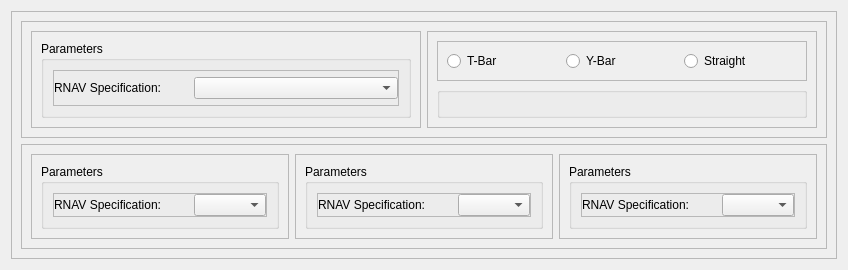
               <widget class="QWidget" name="tabInitial">
                <attribute name="title">
                 <string>Initial Approach</string>
                </attribute>
                <layout class="QHBoxLayout" name="horizontalLayout_12">
                 <item>
                  <widget class="QFrame" name="frame_6">
                   <property name="frameShape">
                    <enum>QFrame::StyledPanel</enum>
                   </property>
                   <property name="frameShadow">
                    <enum>QFrame::Raised</enum>
                   </property>
                   <layout class="QVBoxLayout" name="verticalLayout_2">
                    <item>
                     <widget class="QFrame" name="framI_22">
                      <property name="frameShape">
                       <enum>QFrame::StyledPanel</enum>
                      </property>
                      <property name="frameShadow">
                       <enum>QFrame::Raised</enum>
                      </property>
                      <layout class="QHBoxLayout" name="horizontalLayout_57">
                       <item>
                        <widget class="QFrame" name="frameIW">
                         <property name="frameShape">
                          <enum>QFrame::StyledPanel</enum>
                         </property>
                         <property name="frameShadow">
                          <enum>QFrame::Raised</enum>
                         </property>
                         <layout class="QVBoxLayout" name="verticalLayout_IW">
                          <item>
                           <widget class="QGroupBox" name="gbParamIW">
                            <property name="title">
                             <string>Parameters</string>
                            </property>
                            <layout class="QVBoxLayout" name="verticalLayout_ParamIW">
                             <item>
                              <widget class="QFrame" name="frame_RNVA_2">
                               <property name="enabled">
                                <bool>true</bool>
                               </property>
                               <property name="sizePolicy">
                                <sizepolicy hsizetype="Minimum" vsizetype="Preferred">
                                 <horstretch>0</horstretch>
                                 <verstretch>0</verstretch>
                                </sizepolicy>
                               </property>
                               <property name="frameShape">
                                <enum>QFrame::StyledPanel</enum>
                               </property>
                               <property name="frameShadow">
                                <enum>QFrame::Raised</enum>
                               </property>
                               <layout class="QHBoxLayout" name="horizontalLayout_19">
                                <property name="spacing">
                                 <number>0</number>
                                </property>
                                <property name="margin">
                                 <number>0</number>
                                </property>
                                <item>
                                 <widget class="QLabel" name="label_9">
                                  <property name="minimumSize">
                                   <size>
                                    <width>140</width>
                                    <height>0</height>
                                   </size>
                                  </property>
                                  <property name="maximumSize">
                                   <size>
                                    <width>140</width>
                                    <height>16777215</height>
                                   </size>
                                  </property>
                                  <property name="font">
                                   <font>
                                    <family>Arial</family>
                                    <weight>50</weight>
                                    <bold>false</bold>
                                   </font>
                                  </property>
                                  <property name="text">
                                   <string>&lt;html&gt;&lt;head/&gt;&lt;body&gt;&lt;p&gt;RNAV Specification:&lt;/p&gt;&lt;/body&gt;&lt;/html&gt;</string>
                                  </property>
                                 </widget>
                                </item>
                                <item>
                                 <widget class="QComboBox" name="cmbRnavSpecification_2">
                                  <property name="maximumSize">
                                   <size>
                                    <width>16777215</width>
                                    <height>16777215</height>
                                   </size>
                                  </property>
                                  <property name="font">
                                   <font>
                                    <family>Arial</family>
                                    <weight>50</weight>
                                    <bold>false</bold>
                                   </font>
                                  </property>
                                  <property name="frame">
                                   <bool>true</bool>
                                  </property>
                                 </widget>
                                </item>
                               </layout>
                              </widget>
                             </item>
                            </layout>
                           </widget>
                          </item>
                         </layout>
                        </widget>
                       </item>
                       <item>
                        <widget class="QFrame" name="frame_8">
                         <property name="frameShape">
                          <enum>QFrame::StyledPanel</enum>
                         </property>
                         <property name="frameShadow">
                          <enum>QFrame::Raised</enum>
                         </property>
                         <layout class="QVBoxLayout" name="verticalLayout_3">
                          <item>
                           <widget class="QFrame" name="frame_9">
                            <property name="maximumSize">
                             <size>
                              <width>16777215</width>
                              <height>40</height>
                             </size>
                            </property>
                            <property name="frameShape">
                             <enum>QFrame::StyledPanel</enum>
                            </property>
                            <property name="frameShadow">
                             <enum>QFrame::Raised</enum>
                            </property>
                            <layout class="QHBoxLayout" name="horizontalLayout_58">
                             <item>
                              <widget class="QRadioButton" name="radioBtn_T_Bar">
                               <property name="text">
                                <string>T-Bar</string>
                               </property>
                              </widget>
                             </item>
                             <item>
                              <widget class="QRadioButton" name="radioBtn_Y_Bar">
                               <property name="text">
                                <string>Y-Bar</string>
                               </property>
                              </widget>
                             </item>
                             <item>
                              <widget class="QRadioButton" name="radioBtn_Straight">
                               <property name="text">
                                <string>Straight</string>
                               </property>
                              </widget>
                             </item>
                            </layout>
                           </widget>
                          </item>
                          <item>
                           <widget class="QGroupBox" name="grbImage">
                            <property name="styleSheet">
                             <string notr="true">border-image: url(:/gnss_item/FinalApproach.png);</string>
                            </property>
                            <property name="title">
                             <string/>
                            </property>
                           </widget>
                          </item>
                         </layout>
                        </widget>
                       </item>
                      </layout>
                     </widget>
                    </item>
                    <item>
                     <widget class="QFrame" name="frame_7">
                      <property name="frameShape">
                       <enum>QFrame::StyledPanel</enum>
                      </property>
                      <property name="frameShadow">
                       <enum>QFrame::Raised</enum>
                      </property>
                      <layout class="QHBoxLayout" name="horizontalLayout_56">
                       <item>
                        <widget class="QFrame" name="frameIW1">
                         <property name="frameShape">
                          <enum>QFrame::StyledPanel</enum>
                         </property>
                         <property name="frameShadow">
                          <enum>QFrame::Raised</enum>
                         </property>
                         <layout class="QVBoxLayout" name="verticalLayout_IW1">
                          <item>
                           <widget class="QGroupBox" name="gbParamIW_1">
                            <property name="title">
                             <string>Parameters</string>
                            </property>
                            <layout class="QVBoxLayout" name="verticalLayout_ParamIW1">
                             <item>
                              <widget class="QFrame" name="frame_RNVA_3">
                               <property name="enabled">
                                <bool>true</bool>
                               </property>
                               <property name="sizePolicy">
                                <sizepolicy hsizetype="Minimum" vsizetype="Preferred">
                                 <horstretch>0</horstretch>
                                 <verstretch>0</verstretch>
                                </sizepolicy>
                               </property>
                               <property name="frameShape">
                                <enum>QFrame::StyledPanel</enum>
                               </property>
                               <property name="frameShadow">
                                <enum>QFrame::Raised</enum>
                               </property>
                               <layout class="QHBoxLayout" name="horizontalLayout_20">
                                <property name="spacing">
                                 <number>0</number>
                                </property>
                                <property name="margin">
                                 <number>0</number>
                                </property>
                                <item>
                                 <widget class="QLabel" name="label_10">
                                  <property name="minimumSize">
                                   <size>
                                    <width>140</width>
                                    <height>0</height>
                                   </size>
                                  </property>
                                  <property name="maximumSize">
                                   <size>
                                    <width>140</width>
                                    <height>16777215</height>
                                   </size>
                                  </property>
                                  <property name="font">
                                   <font>
                                    <family>Arial</family>
                                    <weight>50</weight>
                                    <bold>false</bold>
                                   </font>
                                  </property>
                                  <property name="text">
                                   <string>&lt;html&gt;&lt;head/&gt;&lt;body&gt;&lt;p&gt;RNAV Specification:&lt;/p&gt;&lt;/body&gt;&lt;/html&gt;</string>
                                  </property>
                                 </widget>
                                </item>
                                <item>
                                 <widget class="QComboBox" name="cmbRnavSpecification_3">
                                  <property name="maximumSize">
                                   <size>
                                    <width>16777215</width>
                                    <height>16777215</height>
                                   </size>
                                  </property>
                                  <property name="font">
                                   <font>
                                    <family>Arial</family>
                                    <weight>50</weight>
                                    <bold>false</bold>
                                   </font>
                                  </property>
                                  <property name="frame">
                                   <bool>true</bool>
                                  </property>
                                 </widget>
                                </item>
                               </layout>
                              </widget>
                             </item>
                            </layout>
                           </widget>
                          </item>
                         </layout>
                        </widget>
                       </item>
                       <item>
                        <widget class="QFrame" name="frameIW2">
                         <property name="frameShape">
                          <enum>QFrame::StyledPanel</enum>
                         </property>
                         <property name="frameShadow">
                          <enum>QFrame::Raised</enum>
                         </property>
                         <layout class="QVBoxLayout" name="verticalLayout_IW2">
                          <item>
                           <widget class="QGroupBox" name="gbParamIW_2">
                            <property name="title">
                             <string>Parameters</string>
                            </property>
                            <layout class="QVBoxLayout" name="verticalLayout_ParamIW2">
                             <item>
                              <widget class="QFrame" name="frame_RNVA_4">
                               <property name="enabled">
                                <bool>true</bool>
                               </property>
                               <property name="sizePolicy">
                                <sizepolicy hsizetype="Minimum" vsizetype="Preferred">
                                 <horstretch>0</horstretch>
                                 <verstretch>0</verstretch>
                                </sizepolicy>
                               </property>
                               <property name="frameShape">
                                <enum>QFrame::StyledPanel</enum>
                               </property>
                               <property name="frameShadow">
                                <enum>QFrame::Raised</enum>
                               </property>
                               <layout class="QHBoxLayout" name="horizontalLayout_21">
                                <property name="spacing">
                                 <number>0</number>
                                </property>
                                <property name="margin">
                                 <number>0</number>
                                </property>
                                <item>
                                 <widget class="QLabel" name="label_21">
                                  <property name="minimumSize">
                                   <size>
                                    <width>140</width>
                                    <height>0</height>
                                   </size>
                                  </property>
                                  <property name="maximumSize">
                                   <size>
                                    <width>140</width>
                                    <height>16777215</height>
                                   </size>
                                  </property>
                                  <property name="font">
                                   <font>
                                    <family>Arial</family>
                                    <weight>50</weight>
                                    <bold>false</bold>
                                   </font>
                                  </property>
                                  <property name="text">
                                   <string>&lt;html&gt;&lt;head/&gt;&lt;body&gt;&lt;p&gt;RNAV Specification:&lt;/p&gt;&lt;/body&gt;&lt;/html&gt;</string>
                                  </property>
                                 </widget>
                                </item>
                                <item>
                                 <widget class="QComboBox" name="cmbRnavSpecification_4">
                                  <property name="maximumSize">
                                   <size>
                                    <width>16777215</width>
                                    <height>16777215</height>
                                   </size>
                                  </property>
                                  <property name="font">
                                   <font>
                                    <family>Arial</family>
                                    <weight>50</weight>
                                    <bold>false</bold>
                                   </font>
                                  </property>
                                  <property name="frame">
                                   <bool>true</bool>
                                  </property>
                                 </widget>
                                </item>
                               </layout>
                              </widget>
                             </item>
                            </layout>
                           </widget>
                          </item>
                         </layout>
                        </widget>
                       </item>
                       <item>
                        <widget class="QFrame" name="frameIW3">
                         <property name="frameShape">
                          <enum>QFrame::StyledPanel</enum>
                         </property>
                         <property name="frameShadow">
                          <enum>QFrame::Raised</enum>
                         </property>
                         <layout class="QVBoxLayout" name="verticalLayout_IW3">
                          <item>
                           <widget class="QGroupBox" name="gbParamIW_3">
                            <property name="title">
                             <string>Parameters</string>
                            </property>
                            <layout class="QVBoxLayout" name="verticalLayout_ParamIW3">
                             <item>
                              <widget class="QFrame" name="frame_RNVA_5">
                               <property name="enabled">
                                <bool>true</bool>
                               </property>
                               <property name="sizePolicy">
                                <sizepolicy hsizetype="Minimum" vsizetype="Preferred">
                                 <horstretch>0</horstretch>
                                 <verstretch>0</verstretch>
                                </sizepolicy>
                               </property>
                               <property name="frameShape">
                                <enum>QFrame::StyledPanel</enum>
                               </property>
                               <property name="frameShadow">
                                <enum>QFrame::Raised</enum>
                               </property>
                               <layout class="QHBoxLayout" name="horizontalLayout_37">
                                <property name="spacing">
                                 <number>0</number>
                                </property>
                                <property name="margin">
                                 <number>0</number>
                                </property>
                                <item>
                                 <widget class="QLabel" name="label_23">
                                  <property name="minimumSize">
                                   <size>
                                    <width>140</width>
                                    <height>0</height>
                                   </size>
                                  </property>
                                  <property name="maximumSize">
                                   <size>
                                    <width>140</width>
                                    <height>16777215</height>
                                   </size>
                                  </property>
                                  <property name="font">
                                   <font>
                                    <family>Arial</family>
                                    <weight>50</weight>
                                    <bold>false</bold>
                                   </font>
                                  </property>
                                  <property name="text">
                                   <string>&lt;html&gt;&lt;head/&gt;&lt;body&gt;&lt;p&gt;RNAV Specification:&lt;/p&gt;&lt;/body&gt;&lt;/html&gt;</string>
                                  </property>
                                 </widget>
                                </item>
                                <item>
                                 <widget class="QComboBox" name="cmbRnavSpecification_5">
                                  <property name="maximumSize">
                                   <size>
                                    <width>16777215</width>
                                    <height>16777215</height>
                                   </size>
                                  </property>
                                  <property name="font">
                                   <font>
                                    <family>Arial</family>
                                    <weight>50</weight>
                                    <bold>false</bold>
                                   </font>
                                  </property>
                                  <property name="frame">
                                   <bool>true</bool>
                                  </property>
                                 </widget>
                                </item>
                               </layout>
                              </widget>
                             </item>
                            </layout>
                           </widget>
                          </item>
                         </layout>
                        </widget>
                       </item>
                      </layout>
                     </widget>
                    </item>
                   </layout>
                  </widget>
                 </item>
                </layout>
               </widget>
